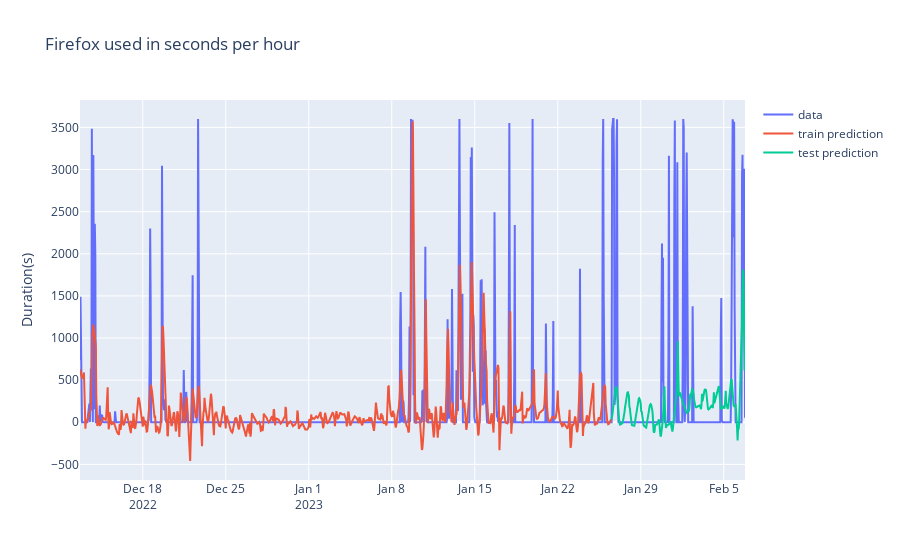

Notebook source saved alongside this figure:
### Code cell
layout = go.Layout(
    title='Firefox used in seconds per hour',
#     xaxis={'title':'Date'},
    yaxis={'title':'Duration(s)'}
)
temp = df_1.groupby(pd.Grouper(key='Start', freq='H'))['Time_diff_sec'].sum().reset_index()
fig = go.Figure([
    go.Scatter(x=temp['Start'].iloc[n_steps:], y=temp['Time_diff_sec'].iloc[n_steps:].values, name='data'),
    go.Scatter(x=temp['Start'].iloc[n_steps:train_size+n_steps], y=train_pred[:,0], name='train prediction'),
    go.Scatter(x=temp['Start'].iloc[train_size+n_steps:], y=test_pred[:,0], name='test prediction')
], layout=layout)
fig.show()

### Figure 1 — Plotly figure (JSON) as saved in the notebook; plotly's stock layout.template omitted (floating-point values rounded to 4 significant figures; data arrays with more than 128 entries replaced by an {"elided": "..."} marker saying what was removed)
{"data": [{"name": "data", "type": "scatter", "x": {"elided": "1347 str values"}, "y": {"elided": "1347 float values"}}, {"name": "train prediction", "type": "scatter", "x": {"elided": "1076 str values"}, "y": {"elided": "1076 float values"}}, {"name": "test prediction", "type": "scatter", "x": {"elided": "271 str values"}, "y": {"elided": "270 float values"}}], "layout": {"title": {"text": "Firefox used in seconds per hour"}, "yaxis": {"title": {"text": "Duration(s)"}}}}
